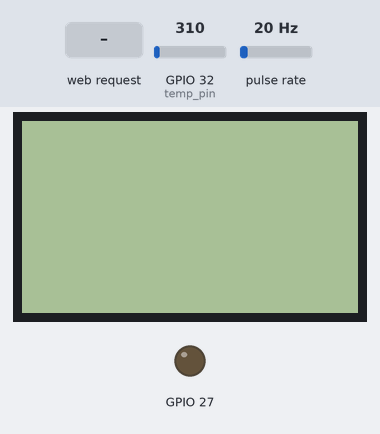
Simulated run of this program. Board: ESP32. On the bench: 84×48 one-colour display, output pins drawn as LEDs (lit = HIGH). Wiring (inferred from the names in the program): pulse sensor: data GPIO 21. Inputs (shaded band) come from the test bench; at power-on: GPIO 32 (temp_pin) = 310, pulse rate 20 Hz. WiFi joins after 1.5 s; servers stay silent unless stated; what the program prints to the serial monitor is not drawn.

Above: at 2.7 s.
2.8 s: HTTP request GET /data received
At 3.5 s:
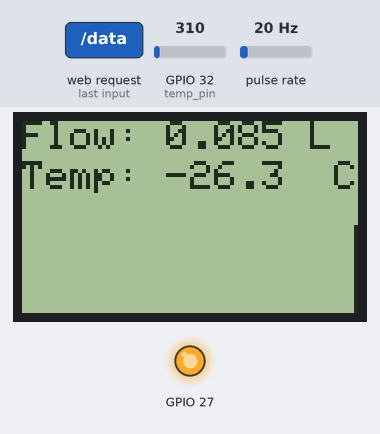
4.3 s: HTTP request GET /data received
At 4.6 s:
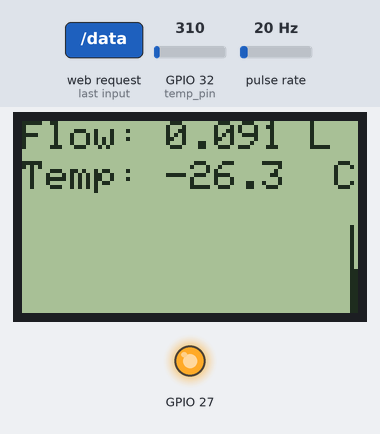
Timing chart, 0 to 7.3 s (numbered marks = the images above; inputs shaded):
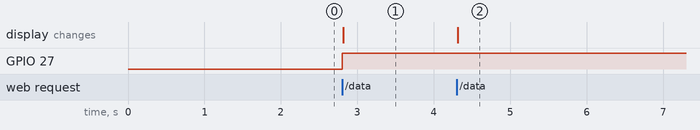

Measured:
- after the input at 2.8 s, GPIO 27: LOW → HIGH at once; the display: changes at once (image 1)
- after the input at 4.3 s, the display: changes at once (image 2)

The program:

main.cpp
```cpp
#include <Arduino.h>
#include <WiFi.h>
#include <WebServer.h>
#include <ArduinoJson.h>
#include <SPI.h>
#include <Adafruit_GFX.h>
#include <Adafruit_PCD8544.h>

volatile int pulses = 0; //variable that holds the number of pulses from flow sensor

const int flow_pin = 21; //pin used by flow sensor
const int temp_pin = 32; //pin used by flow sensor

const char *SSID = "";
const char *PWD = "";

IPAddress local_IP(192, 168, 47, 168);
IPAddress gateway(192, 168, 47, 76);
IPAddress subnet(255, 255, 255, 0);

const float a = 1; //multiply raw analog value by this to obtain the temperature
const float pulse_ratio = 550;

int flowARR[84];
unsigned long lastTime = 0;

WebServer server(80); //start server on port 80

Adafruit_PCD8544 display = Adafruit_PCD8544(18, 23, 19, 5, 14);

void displayInit() { //initialize the display
  display.begin();
  display.setContrast(50);
  display.clearDisplay();
  display.setTextSize(2);
  display.setTextColor(BLACK);

}

void refreshScreen(float flow, float temperature, int pls) { //refresh the screen
  if (flow>0) digitalWrite(27, HIGH); //if flow exists, turn on the screen
    else digitalWrite(27, LOW);
  int val = 5;
  display.clearDisplay();
  //show flow
  display.setTextSize(0);
  display.setTextColor(BLACK);
  display.setCursor(0,0);
  display.write("Flow: ");
  String s = String(flow, 3) + " L";
  char c[10];
  s.toCharArray(c, 16);
  display.write(c);

  //show temp
  display.setCursor(0,10);
  display.write("Temp: ");
  String s2 = String(temperature, 1) + "  C";
  char c2[10];
  s2.toCharArray(c2, 16);
  display.write(c2);
  for(int i = 1; i<84;++i) {
    flowARR[i -1] = flowARR[i];
  }
  flowARR[83] = pls;
  float max = 0;
  for (int i = 0; i<84; ++i) {
    if (flowARR[i] > max) max = flowARR[i];
  }
  Serial.println(max);
  for (int i = 0; i<84; ++i) {
    val = floor(flowARR[i]/max*22);
    for (int j = 0; j<23; ++j) {
      if (val>j) {
        display.drawPixel(i, 47-j, BLACK);
      } else {
        display.drawPixel(i, 47-j, WHITE);
      }
  }
  }
  display.display();
}

void connectToWiFi() {
  Serial.print("Connecting to ");
  Serial.println(SSID);

  WiFi.begin(SSID, PWD);

  while (WiFi.status() != WL_CONNECTED) {
    Serial.print(".");
    delay(500);
  }

  Serial.print("Connected. IP: ");
  Serial.println(WiFi.localIP());
}

StaticJsonDocument<250> jsonDocument;
char buffer[250];
void create_json(String tag, float value) {
  jsonDocument.clear();
  char* tagChar;
  tag.toCharArray(tagChar, 10);
  jsonDocument["type"] = tagChar;
  jsonDocument["value"] = value;
  serializeJson(jsonDocument, buffer);
}

void add_json_object(String tag, float value) {
  JsonObject obj = jsonDocument.createNestedObject();
  obj["type"] = tag;
  obj["value"] = value;
}

void getData() {
  Serial.println("Sending data");
  jsonDocument.clear(); // Clear json buffer
  float amount_difference = (float)pulses/660;
  int pls;
  if (pulses == pulses)
    pls = pulses;
  else pls = 0;
  //amount_difference = random(100);

  float read = analogRead(temp_pin);
  float r = (208896000/read)-51000;
  float temperature = (3828.21168/(log10(r/0.000145475)))-423.80602;
  add_json_object("amount_difference", amount_difference);
  //add_json_object("amount_difference", pulses);
  add_json_object("temperature", temperature);
  serializeJson(jsonDocument, buffer);
  server.send(200, "application/json", buffer);
  refreshScreen((float)amount_difference/((millis()-lastTime)/1000), temperature, pls);
  //refreshScreen(pulses, temperature);
  lastTime = millis();
  pulses = 0;
}


void setupRouting() {
  server.on("/data", getData);
  server.begin();
}

void pulseCounter() {
  pulses++;
  Serial.println("puls");
}

void IRAM_ATTR ISR() {
    pulses++;
}
void setup() {
  // put your setup code here, to run once:

  Serial.begin (9600);
  pinMode(27, OUTPUT);
  pinMode(flow_pin, INPUT);
  attachInterrupt(flow_pin, ISR, CHANGE);
  displayInit();
  connectToWiFi();
  setupRouting();
}

void loop() {
  server.handleClient();
}
```
